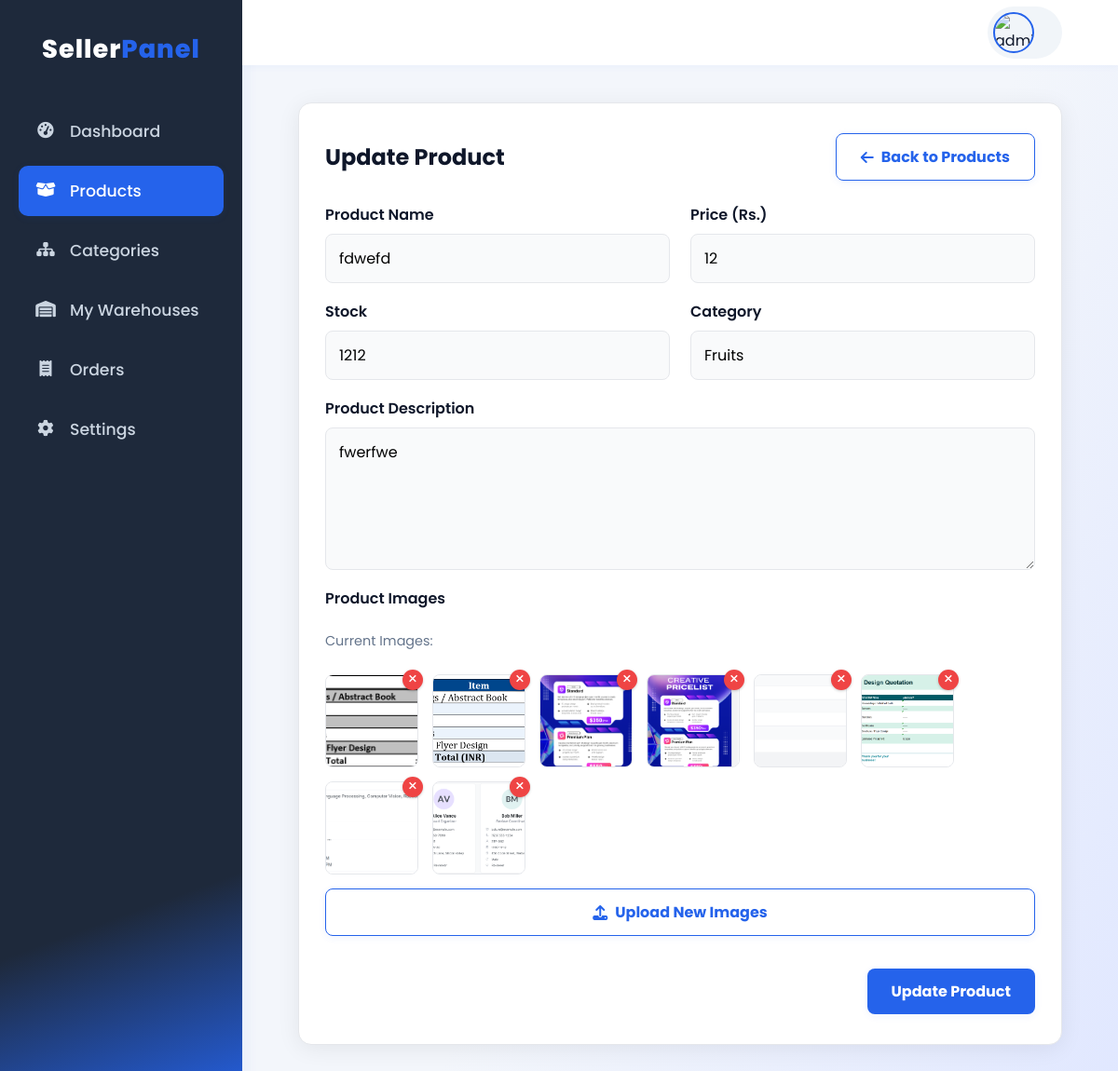
Screenshot of /update_product_form/30/ (signed in) with the database file from the repository.
### QuicklyCart_app/models.py (models this page shows)
class Product(models.Model):
    product_id = models.AutoField(primary_key=True)
    seller_id = models.ForeignKey(Seller , on_delete = models.CASCADE)
    name = models.CharField(max_length=255)
    price = models.CharField(max_length=20)
    description = models.TextField(max_length=1255)
    quantity = models.CharField(max_length=155)
    discount = models.CharField(max_length=155)
    images = models.JSONField()
    category = models.CharField(max_length=255)
    sub_category = models.CharField(max_length=255)
    created = models.DateTimeField(auto_now_add=True)

### QuicklyCart_app/views.py (the view)
# urls.py: path('update_product_form/<int:product_id>/', views.edit_product_view, name='update_product_form'),
def edit_product_view(request,product_id):
    product = get_object_or_404(Product, pk=product_id)
    context ={
        "update_product" : "True",
        "p" : product,
    }
    return render(request, "product_update.html" , context)

### templates/product_update.html (shortened to what this page needs)
<!DOCTYPE html>
<html lang="en">
<head>
    {% load static %}
    <link rel="stylesheet" href="https://cdnjs.cloudflare.com/ajax/libs/font-awesome/6.5.1/css/all.min.css">
</head>
<body>
    <div class="dashboard-layout">
        <aside class="sidebar">
            <div class="logo">Seller<span>Panel</span></div>
            <nav class="sidebar-nav">
                <ul>
                    <li><a href="#" class="nav-link"><i class="fas fa-tachometer-alt"></i> Dashboard</a></li>
                    <li><a href="#" class="nav-link active"><i class="fas fa-box-open"></i> Products</a></li>
                    <li><a href="#" class="nav-link"><i class="fas fa-sitemap"></i> Categories</a></li>
                    <li><a href="#" class="nav-link"><i class="fas fa-warehouse"></i> My Warehouses</a></li>
                    <li><a href="#" class="nav-link"><i class="fas fa-receipt"></i> Orders</a></li>
                    <li><a href="#" class="nav-link"><i class="fas fa-cog"></i> Settings</a></li>
                </ul>
            </nav>
        </aside>
        <div class="main-content-wrapper">
            <header class="main-header-bar">
                <div class="profile-info">
                    <div class="profile-info-clickable" id="profile-info-toggler">
                        <img src="{% static 'images/'|add:request.session.image %}" alt="{{ request.session.image }}">
                    </div>
                </div>
            </header>
            <main class="main-content">
                <section class="section-card">
                    <div class="card-header">
                        <h2>Update Product</h2>
                        <a href="#" class="btn btn-outline"><i class="fas fa-arrow-left"></i> Back to Products</a>
                    </div>
                    <form id="updateProductForm" method="post" action="{% url 'update_product_save' p.product_id %}" enctype="multipart/form-data">
                        <div class="form-grid">
                            <div class="form-group">
                                <label for="productName">Product Name</label>
                                <input type="text" id="productName" name="productName" value="{{ p.name }}" required>
                            </div>
                            <div class="form-group">
                                <label for="productPrice">Price (Rs.)</label>
                                <input type="number" id="productPrice" name="productPrice" step="0.01" value="{{ p.price }}" required>
                            </div>
                        </div>
                         <div class="form-grid">
                            <div class="form-group">
                                <label for="productStock">Stock</label>
                                <input type="number" id="productStock" name="productStock" value="{{ p.quantity }}" required>
                            </div>
                            <div class="form-group">
                                <label for="productMainCategory">Category</label>
                                <input type="text" id="productMainCategory" name="productMainCategory" value="{{ p.category }}" required>
                            </div>
                        </div>
                        <div class="form-group">
                            <label for="productDescription">Product Description</label>
                            <textarea id="productDescription" name="productDescription" rows="5">{{ p.description }}</textarea>
                        </div>
                        <div class="form-group image-uploader">
                            <label>Product Images</label>
                            {% if p.images %}
                            <div id="currentImagesContainer" class="current-images-container">
                                <p style="font-size: 0.9rem; color: #64748b; margin-bottom: 10px; width: 100%;">Current Images:</p>
                                {% for image_path in p.images %}
                                <div class="current-image-wrapper">
                                    <img src="/static/images/{{ image_path }}" alt="Current product image">
                                    <button type="button" class="remove-preview-btn remove-existing-btn" data-image-path="{{ image_path }}" title="Remove this image">&times;</button>
                                </div>
                                {% endfor %}
                            </div>
                            {% endif %}
                            <button type="button" class="btn btn-outline" onclick="document.getElementById('productImages').click()" style="margin-top: 15px;"><i class="fas fa-upload"></i> Upload New Images</button>
                        </div>
                        <div style="margin-top: 20px; text-align: right;">
                            <button type="submit" class="btn" id="saveProductBtn">Update Product</button>
                        </div>
                    </form>
                </section>
            </main>
        </div>
    </div>
</body>
</html>

### templates/product_update.html (style rules this page uses)
:root { --primary-color: #2563eb; --primary-hover: #1d4ed8; --secondary-color: #0f172a; --surface-color: #fff; --background-color: #f3f6fb; --border-color: #e5e7eb; --success-color: #22c55e; --danger-color: #ef4444; --warning-color: #f59e42; --info-color: #3b82f6; --border-radius: 14px; --shadow: 0 4px 24px rgba(0,0,0,0.07); }
* { margin: 0; padding: 0; box-sizing: border-box; font-family: 'Poppins', sans-serif; }
body { background: linear-gradient(120deg, #f3f6fb 60%, #e0e7ff 100%); color: var(--secondary-color); min-height: 100vh; }
.dashboard-layout { display: flex; min-height: 100vh; }
.sidebar { width: 260px; background: linear-gradient(160deg, #1e293b 80%, #2563eb 100%); color: #fff; padding: 32px 20px 20px 20px; display: flex; flex-direction: column; box-shadow: 2px 0 16px rgba(37,99,235,0.07); flex-shrink: 0; }
.sidebar .logo { color: #fff; margin-bottom: 40px; text-align: center; font-size: 1.7rem; font-weight: 800; letter-spacing: 1px; }
.sidebar .logo span { color: var(--primary-color); }
.sidebar-nav ul { list-style: none; }
.sidebar-nav ul li a { color: #cbd5e1; text-decoration: none; display: flex; align-items: center; gap: 15px; padding: 14px 18px; border-radius: 10px; margin-bottom: 10px; font-size: 1.08rem; font-weight: 500; transition: background 0.2s, color 0.2s; }
.sidebar-nav ul li a:hover, .sidebar-nav ul li a.active { background: var(--primary-color); color: #fff; box-shadow: 0 2px 8px rgba(37,99,235,0.08); }
.sidebar-nav ul li a i { width: 22px; text-align: center; }
.main-content-wrapper { flex-grow: 1; display: flex; flex-direction: column; overflow-y: auto; }
.main-content { flex-grow: 1; padding: 40px 5vw; background: transparent; }
.btn { display: inline-flex; align-items: center; justify-content: center; gap: 8px; padding: 12px 26px; border: none; border-radius: 8px; background: var(--primary-color); color: #fff; font-weight: 700; font-size: 1rem; text-decoration: none; cursor: pointer; box-shadow: 0 2px 8px rgba(37,99,235,0.07); transition: background 0.2s, box-shadow 0.2s; }
.btn-outline { background: transparent; color: var(--primary-color); border: 1.5px solid var(--primary-color); }
.form-grid { display: grid; grid-template-columns: 1fr 1fr; gap: 22px; }
.form-group { display: flex; flex-direction: column; margin-bottom: 18px; }
.form-group label { margin-bottom: 8px; font-weight: 600; color: var(--secondary-color); }
.form-group input, .form-group select, .form-group textarea { padding: 13px 14px; border: 1.5px solid var(--border-color); border-radius: 8px; font-size: 1rem; background: #f9fafb; transition: border 0.2s; width: 100%; }
.main-header-bar { width: 100%; background: #fff; box-shadow: 0 2px 8px rgba(37,99,235,0.04); padding: 0 5vw; height: 70px; display: flex; align-items: center; justify-content: flex-end; position: sticky; top: 0; z-index: 100; }
.profile-info { position: relative; }
.profile-info-clickable { cursor: pointer; display: flex; align-items: center; gap: 14px; padding: 6px 16px 6px 6px; border-radius: 30px; background: #f1f5f9; transition: background 0.2s; }
.profile-info-clickable img { width: 44px; height: 44px; border-radius: 50%; object-fit: cover; border: 2px solid var(--primary-color); }
.section-card { background: var(--surface-color); border-radius: var(--border-radius); box-shadow: var(--shadow); padding: 32px 28px; margin-bottom: 32px; border: 1px solid var(--border-color); }
.card-header { display: flex; justify-content: space-between; align-items: center; margin-bottom: 24px; flex-wrap: wrap; gap: 18px; }
.image-uploader .btn { margin-top: 10px; }
.image-preview-container, .current-images-container { display: flex; gap: 15px; margin-top: 15px; flex-wrap: wrap; }
.image-preview, .current-image-wrapper { position: relative; width: 100px; height: 100px; }
.image-preview img, .current-image-wrapper img { width: 100%; height: 100%; object-fit: cover; border-radius: 8px; border: 1px solid var(--border-color); }
.remove-preview-btn { position: absolute; top: -5px; right: -5px; background: var(--danger-color); color: white; border: none; border-radius: 50%; width: 22px; height: 22px; cursor: pointer; display: flex; align-items: center; justify-content: center; font-size: 1.1rem; line-height: 1; box-shadow: 0 1px 3px rgba(0,0,0,0.2); transition: transform 0.2s; }

### rows the page displays
Product: productName "fdwefd", productPrice "12", productStock "1212", productMainCategory "Fruits", productDescription "fwerfwe"
